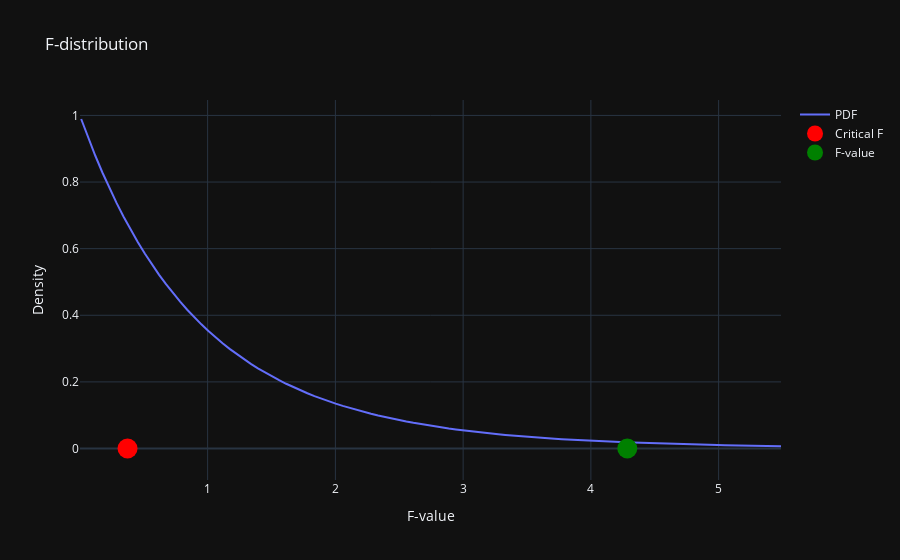

This figure's notebook cell:
### Code cell
xvals = np.linspace(stats.f.ppf(0.01, df1, df2), stats.f.ppf(0.99, df1, df2), 100)
f_crit = stats.f.pdf(0.95, df1, df2)

fig = graph_objects.Figure()
fig.add_trace(graph_objects.Scatter(
    x=xvals, 
    y=stats.f.pdf(xvals, df1, df2), 
    mode='lines', 
    name='PDF'))
fig.add_trace(graph_objects.Scatter(
    x=[f_crit],
    y=[0, 1.0], 
    mode='markers', 
    marker={'color':'red', 'size':20},    
    name='Critical F', line=dict(dash='dash')
))
fig.add_trace(graph_objects.Scatter(
    x=[f],
    y=[0],
    mode='markers', 
    marker={'color':'green', 'size':20},
    name='F-value'  
))
fig.update_layout(title='F-distribution', xaxis_title='F-value', yaxis_title='Density')
